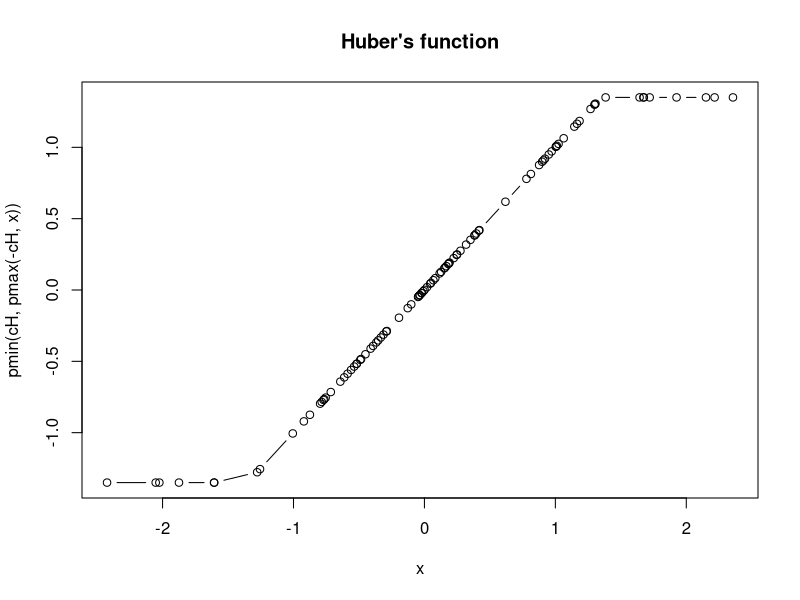
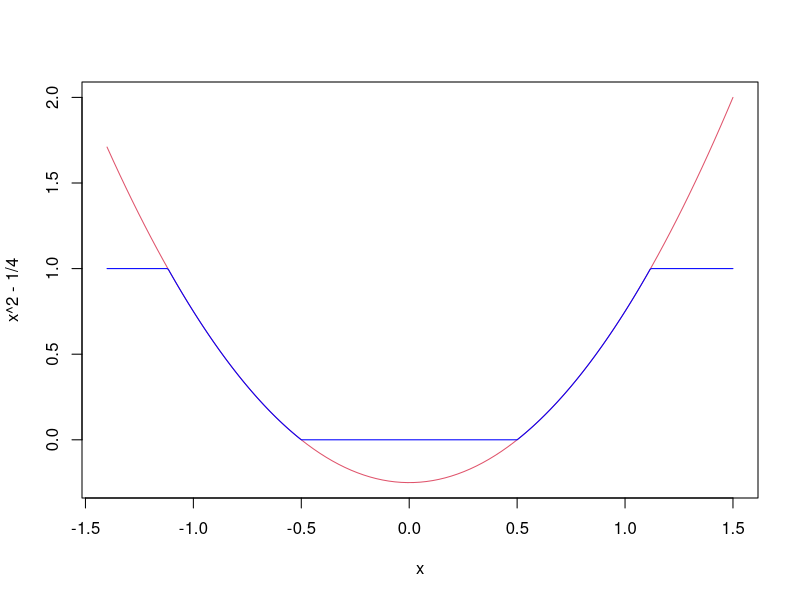
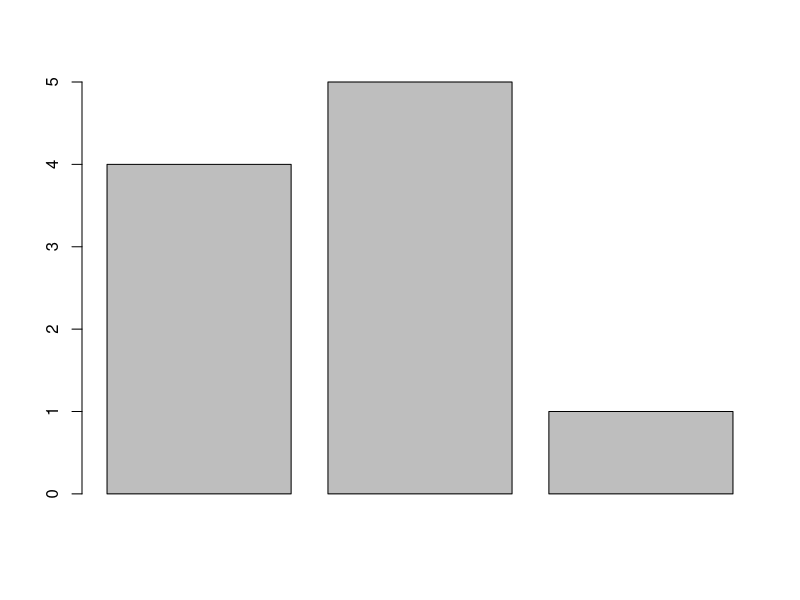
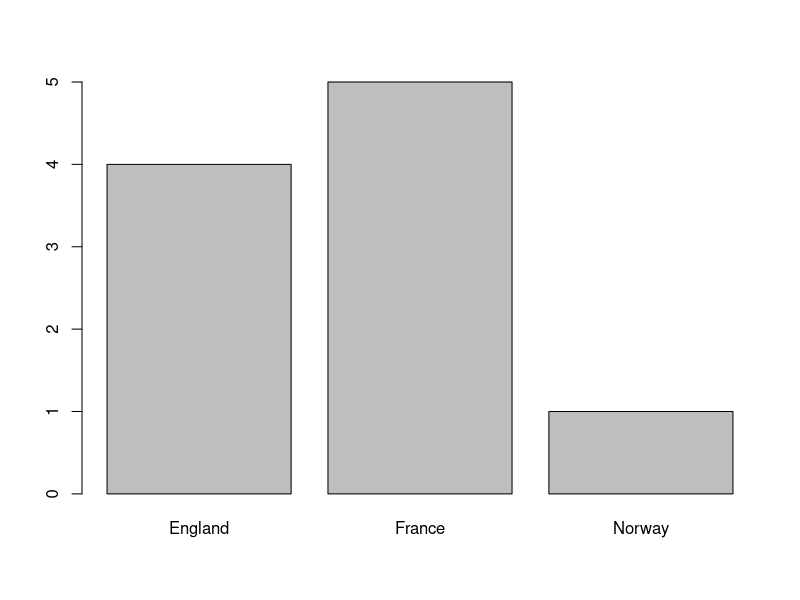
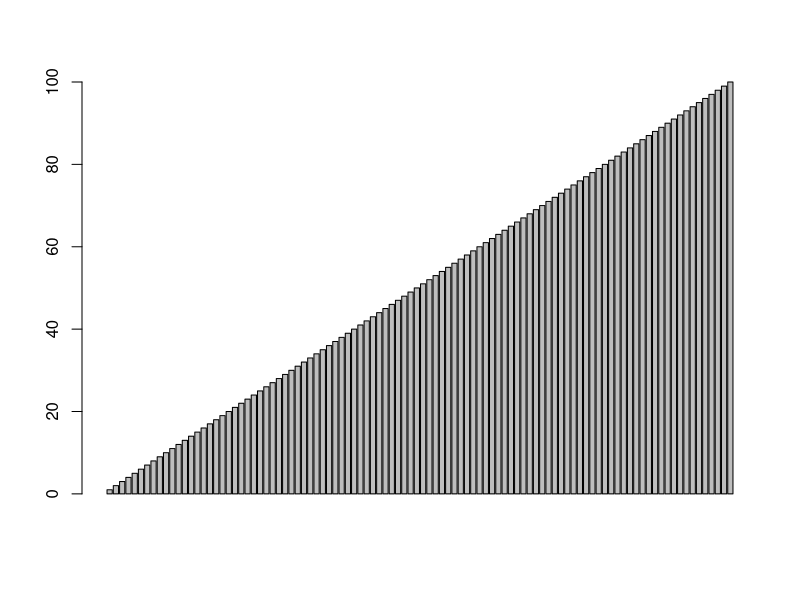
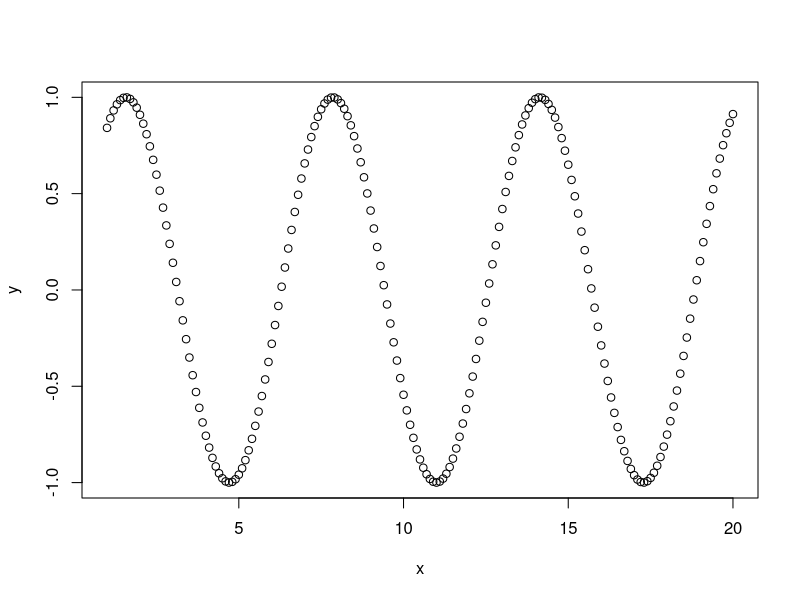
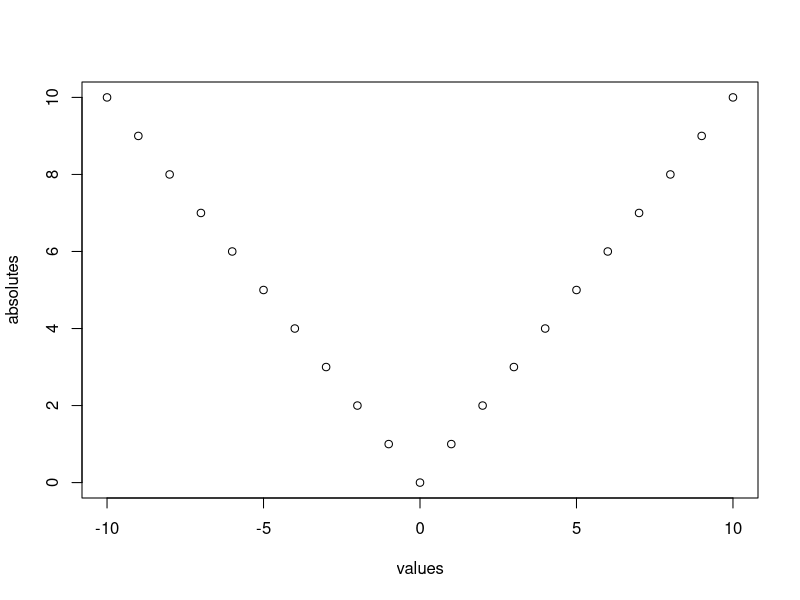
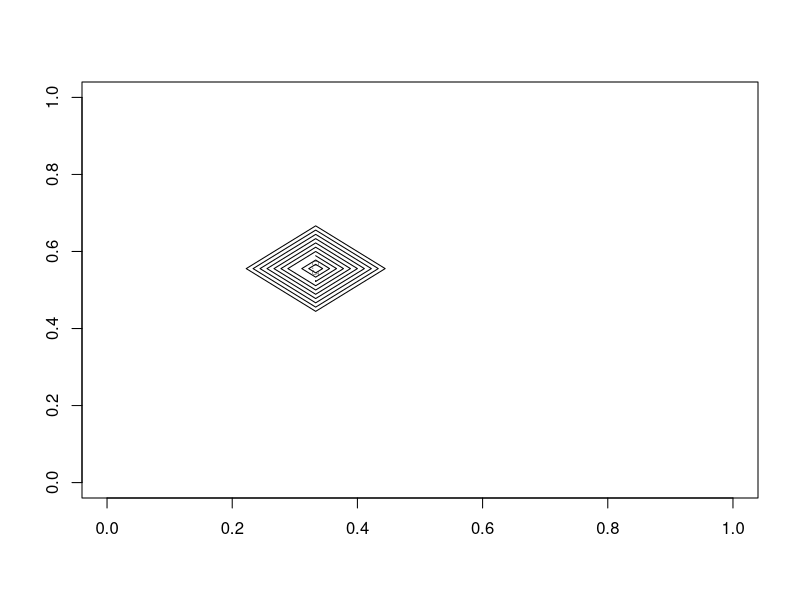

These charts were generated, in order, by the following R code:
#tryR
#zr141250189
#20151014
#########chapter1##########
 1 + 1
 "Arr, matey!"
 6*7
 3 < 4
 2 + 2 == 5
 T == TRUE
 x <- 42
 x / 2
 x <- "Arr, matey!"
 x
 x <- TRUE
 sum(1,3,5)
 rep("Yo ho!",times = 3)
 sqrt(16)
 help (sum)
 example(min)
 help(rep)
 list.files()
# source("Notes")
 #source("bottle2.R")
 ########chapter2###########
 c(4,7,9)
 c('a','b','c')
 c(1,TRUE,"THREE")
 5:9
 seq(5,9)
 seq(5,9,0.5)
 9:5
 sentence <- c('walk', 'the', 'plank')
 sentence[3]
 sentence[1]
 sentence[3]<- "dog"
 sentence[4] <- 'to'
 sentence[c(1,3)]
 sentence[2:4]
 sentence[5:7] <- c('the', 'poop', 'deck')
 sentence[6]
 ranks <- 1:3
 names(ranks) <- c("first", "second", "third")
 ranks["third"] <- 4
 vesselsSunk <- c(4, 5, 1)
 barplot(vesselsSunk)
 names(vesselsSunk) <- c("England", "France", "Norway")
 barplot(vesselsSunk)
 barplot(1:100)
 a <- c(1, 2, 3)
 a + 1
 a/2
 a*2
 b <- c(4,5,6)
 a + b
 a - b
 a == c(1, 99, 3)
 a <= c(1, 99, 3)
 sin(a)
 sqrt(a)
 x <- seq(1, 20, 0.1)
 y <- sin(x)
 plot(x, y)
 values <- -10:10
 absolutes <- abs(values)
 plot(values, absolutes)
 a <- c(1, 3, NA, 7, 9)
 sum(a)
 help(sum)
 sum(a, na.rm = TRUE)
 ##########chapter3###########
 matrix(0, 3, 4)
 a <- 1:12
 print(a)
 matrix(a, 3, 4)
 plank <- 1:8
 dim(plank) <- c(2,4)
 print(plank)
 matrix(1, 5, 5)
 print(plank)
 plank[2, 3]
 plank [1, 4]
 plank[1, 4] <- 0
 plank[2,]
 plank[,4]
 plank[, 2:4]
 elevation <- matrix(1, 10, 10)
 elevation[4, 6] <- 0
 contour(elevation)
 persp(elevation)
 persp(elevation, expand=0.2)
 contour(volcano)
 persp(volcano, expand=0.2)
 image(volcano)
 ##########chapter4###########
 limbs <- c(4, 3, 4, 3, 2, 4, 4, 4)
 names(limbs) <- c ('One-Eye', 'Peg-Leg', 'Smitty', 'Hook', 'Scooter', 'Dan', 'Mikey', 'Blackbeard')
 mean(limbs)
 barplot(limbs)
 abline(h = mean(limbs))
 limbs <- c(4, 3, 4, 3, 2, 4, 4, 14)
 names(limbs) <- c('One-Eye', 'Peg-Leg', 'Smitty', 'Hook', 
                     'Scooter', 'Dan', 'Mikey', 'Davy Jones')
 mean(limbs)
 barplot(limbs)
 abline(h = mean(limbs))
 median(limbs)
 abline(h = median(limbs))
 pounds <- c(45000, 50000, 35000, 40000, 35000, 45000, 10000, 15000)
 barplot(pounds)
 meanValue <- mean(pounds)
 abline(h = meanValue)
 deviation <- sd(pounds)
 abline(h = meanValue + deviation)
 abline(h = meanValue - deviation)
 